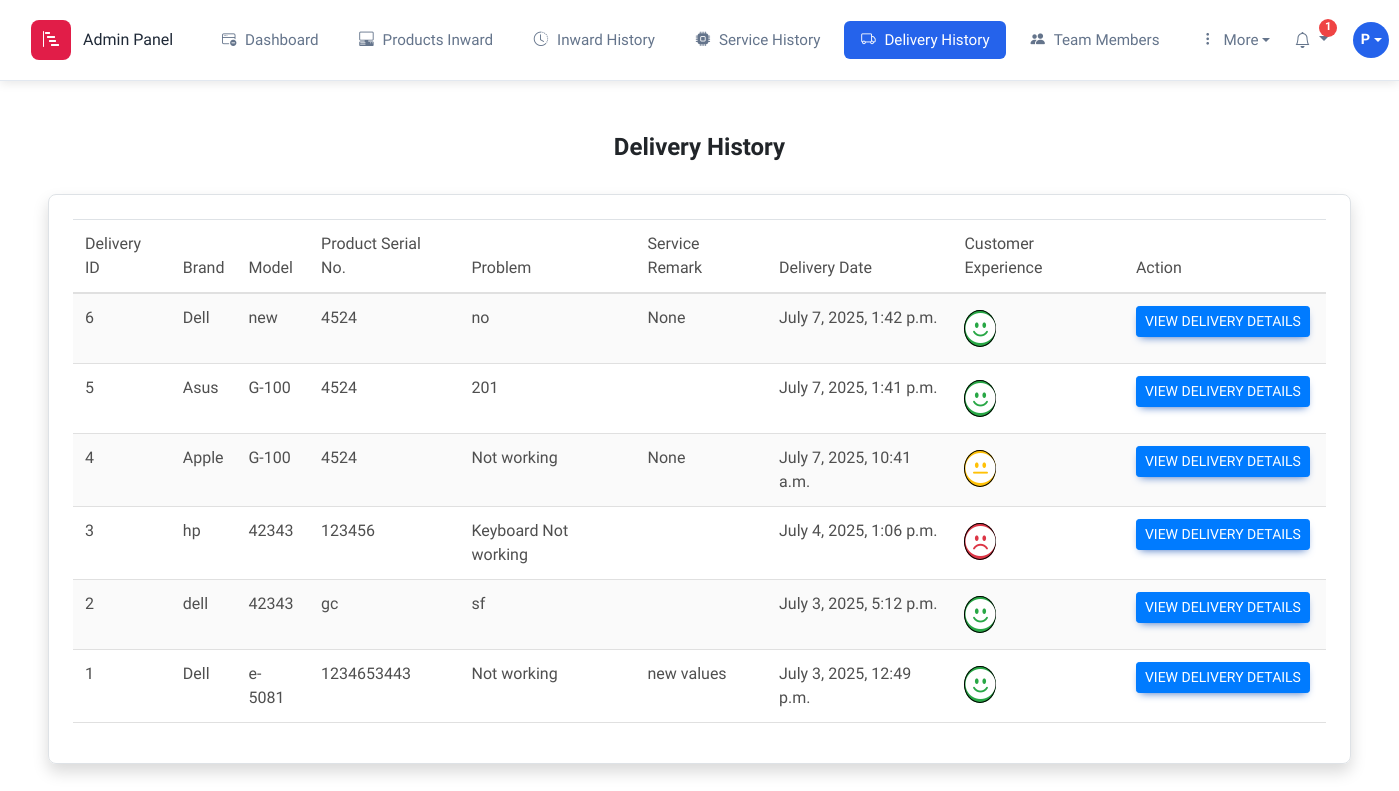
The app's page /deliveryHistory/ (signed in), older data.
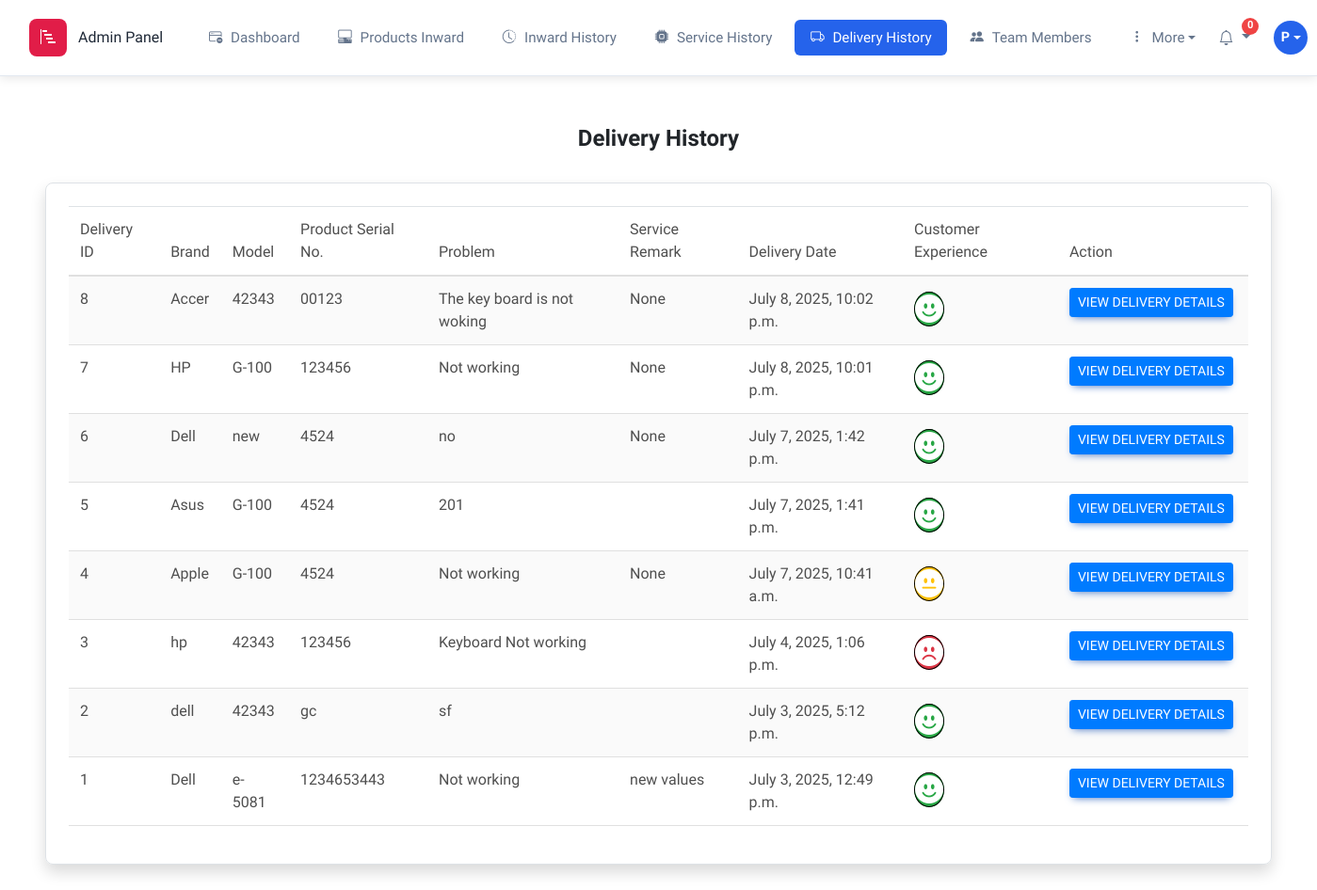
The same page, newer data.
### mainapp/models.py (models this page shows, shortened)
class User(AbstractUser):
    terms_accepted = models.BooleanField(default=True)
    profile_img = models.ImageField(upload_to='profile_pics/', null=True, blank=True)

class Delivery(models.Model):
    product = models.ForeignKey(ProductInward, on_delete=models.SET_NULL, null=True ,related_name='product')
    service = models.ForeignKey(Service, on_delete=models.SET_NULL, null=True ,related_name='service')
    customer = models.ForeignKey(Customer, on_delete=models.SET_NULL, null=True ,related_name='Customer')
    team = models.ForeignKey(Team, on_delete=models.SET_NULL, null=True ,related_name='team')
    deliveryDate = models.DateTimeField(auto_now_add=True)
    customerSatisfaction = models.CharField(max_length=20, choices=[
        ('Satisfied', 'Satisfied'),
        ('Neutral', 'Neutral'),
        ('Not Satisfied', 'Not Satisfied')
    ], null=True, blank=True)
    deliveredOnTime = models.CharField(max_length=20, choices=[
        ('Yes', 'Yes'),
        ('No', 'No'),
    ], null=True, blank=True)

class Service(models.Model):
    service_id = models.CharField(max_length=7, unique=True, editable=False)
    component = models.CharField(max_length=100, null=True)
    serviceRemark = models.CharField(max_length=100, null=True,blank=True)
    serviceStatus = models.CharField(max_length=30, null=True,blank=True)
    serviceCost = models.FloatField(default=0)
    serviceDate = models.DateField(auto_now=True)
    serviceTechnician = models.ForeignKey(Team, on_delete=models.SET_NULL, null=True, related_name='serviceTechnician')
    product = models.ForeignKey(ProductInward, on_delete=models.SET_NULL, null=True ,related_name='service')

class ProductInward(models.Model):
    serialNo = models.CharField(max_length=100)
    brand = models.CharField(max_length=50)
    model = models.CharField(max_length=50)
    problem = models.TextField()
    remark = models.TextField()
    inwardDate = models.DateTimeField(auto_now_add=True)
    commitmentDate = models.DateField()
    productStatus = models.CharField(max_length=30)
    productChecked = models.BooleanField(default=False)
    customer = models.ForeignKey(Customer, on_delete=models.SET_NULL, null=True ,related_name='product_inward')

### mainapp/views.py (the view)
# urls.py: path('deliveryHistory/', views.deliveryHistory, name="deliveryHistory"),
def deliveryHistory(request):
    services = Service.objects.all()
    if request.user.is_superuser:
        deliveries = Delivery.objects.all().order_by('-id')
    else:
        deliveries = Delivery.objects.filter(service__serviceTechnician__user = request.user).order_by('-id')
    context = {
        'services': services,
        'deliveries': deliveries
    }
    return render(request, 'deliveryHistory.html', context)

### mainapp/context_processors.py (called while the page is built)
def notification_context(request):
    context = {
        'notifications': None,
        'unread_count': 0,
        'unread_notifications': None,
        'recent_notifications': None,
    }
    if request.user.is_authenticated:
        notifications = Notification.objects.filter(user=request.user)
        unread_notifications = notifications.filter(is_read=False)
        unread_count = unread_notifications.count()
        recent_notifications = notifications.order_by('-created_at')[:10]
        context.update({
            'notifications': notifications,
            'unread_count': unread_count,
            'unread_notifications': unread_notifications,
            'recent_notifications': recent_notifications,
        })
    return context

### templates/deliveryHistory.html (shortened to what this page needs)
{% extends 'base.html' %}
{% block body %}
<section class="service-history">
    <div class="container-fluid p-5">
        <div class="row mb-2">
            <div class="col-lg-12">
                <p class="text-center h4 fw-bold mb-4 mx-1 mx-md-4 mt-1">Delivery History</p>
            </div>
        </div>
        <div class="container-fluid border shadow rounded-5 p-4">
            <div class="row">
                <div class="col-12">
                    <div class="table-responsive">
                        <table class="table table-striped table-hover w-100" id="ServiceTable">
                             <thead >
                            <tr>
                                <th>Delivery ID</th>
                                <th>Brand</th>
                                <th>Model</th>
                                <th>Product Serial No.</th>
                                <th>Problem</th>
                                <th>Service Remark</th>
                                <th>Delivery Date</th>
                                <th>Customer Experience</th>
                                <th>Action</th>
                            </tr>
                        </thead>
                        <tbody id="delivery-table-body">
                            {% for delivery in deliveries %}
                            <tr>
                                <td>{{ delivery.id }}</td>
                                <td>{{ delivery.service.product.brand }}</td>
                                <td>{{ delivery.service.product.model }}</td>
                                <td>{{ delivery.service.product.serialNo }}</td>
                                <td>{{ delivery.service.product.problem }}</td>
                                <td>{{ delivery.service.serviceRemark }}</td>
                                <td>{{ delivery.deliveryDate }}</td>
                                <td>
                                    {% if delivery.customerSatisfaction == 'Satisfied' %}<i class="bi bi-emoji-smile-fill rounded-circle bg-success" style="font-size: 30px; color: white; border: 1px solid black;"></i>
                                    {% elif delivery.customerSatisfaction == 'Neutral' %}<i class="bi bi-emoji-neutral-fill rounded-circle bg-warning" style="font-size: 30px; color: white; border: 1px solid black;"></i>
                                    {% else %}<i class=" bi bi-emoji-frown-fill rounded-circle bg-danger" style="font-size: 30px; color: white; border: 1px solid black;"></i>
                                    {% endif %}
                                    </td>
                                <td>
                                    <a href="{% url 'delivery_details' delivery.id %}" class="btn btn-sm btn-primary me-1">View Delivery Details</a>
                                </td>
                            </tr>
                            {% endfor %}
                        </tbody>
                        </table>
                    </div>
                </div>
            </div>
        </div>
    </div>
</section>
{% endblock body %}
{% block script %}
<link rel="stylesheet" href="https://cdn.datatables.net/1.13.6/css/dataTables.bootstrap5.min.css">
<link rel="stylesheet" href="https://cdn.datatables.net/buttons/2.4.2/css/buttons.bootstrap5.min.css">
<link rel="stylesheet" href="https://cdn.datatables.net/responsive/2.5.0/css/responsive.bootstrap5.min.css">
{% endblock script %}

### templates/base.html (shortened to what this page needs)
<!DOCTYPE html>
{% load static %}
<html lang="en">
<head>
    <link rel="stylesheet" href="https://cdnjs.cloudflare.com/ajax/libs/font-awesome/6.0.0/css/all.min.css" />
    <link rel="stylesheet" href="https://cdn.jsdelivr.net/npm/bootstrap-icons@1.13.1/font/bootstrap-icons.min.css">
    <link rel="stylesheet" href="{% static 'css/mdb.min.css' %}" />
    <link rel="stylesheet" href="{% static 'css/bootstrap.min.css' %}">
</head>
<body>
    {% url 'dashboard' as dashboard %}
    {% url 'inward' as inward %}
    {% url 'inwardHistory' as inwardHistory %}
    {% url 'Service' as Service %}
    {% url 'serviceHistory' as serviceHistory %}
    {% url 'deliveryHistory' as deliveryHistory %}
    {% url 'team' as team %}
    <header class="header sticky-top">
        {% if user.is_authenticated %}
        <nav class="navbar admin-navbar ">
            <div class="container-fluid">
                <div class="d-flex align-items-center justify-content-between w-100">
                    <a class="navbar-brand" href="{% url 'dashboard' %}">
                        <div class="brand-icon">
                            <i class="bi bi-bar-chart-steps"></i>
                        </div>
                        {% if request.user.is_superuser %}
                        <span>Admin Panel</span>
                        {% else %}
                        <span>Employee Panel</span>
                        {% endif %}
                    </a>
                    <div class="main-nav" id="mainNav">
                        <a href="{% url 'dashboard' %}"
                            class="nav-item-custom {% if request.path == dashboard %}active{% endif %}">
                            <i class="bi bi-window-dash"></i>
                            Dashboard
                        </a>
                        {% if request.user.is_superuser%}
                        <a href="{% url 'inward' %}"
                            class="nav-item-custom {% if request.path == inward %}active{% endif %}">
                            <i class="bi bi-pc-display-horizontal"></i>
                            Products Inward
                        </a>
                        <a href="{% url 'inwardHistory' %}"
                            class="nav-item-custom {% if request.path == inwardHistory %}active{% endif %}">
                            <i class="bi bi-clock-history"></i>
                            Inward History
                        </a>
                        {% endif %}
                        <a href="{% url 'serviceHistory' %}"
                            class="nav-item-custom {% if request.path == serviceHistory %}active{% endif %}">
                            <i class="bi bi-cpu-fill"></i>
                            Service History
                        </a>
                        <a href="{% url 'deliveryHistory' %}"
                            class="nav-item-custom {% if request.path == deliveryHistory %}active{% endif %}">
                            <i class="bi bi-truck"></i>
                            Delivery History
                        </a>
                        <a href="{% url 'team' %}"
                            class="nav-item-custom {% if request.path == team %}active{% endif %}">
                            <i class="bi bi-people-fill"></i>
                            Team Members
                        </a>
                        {% if request.user.is_superuser%}
                        <div class="dropdown">
                            <button class="nav-item-custom dropdown-toggle" type="button" data-bs-toggle="dropdown"
                                aria-expanded="false">
                                <i class="bi bi-three-dots-vertical"></i>
                                More
                            </button>
                        </div>
                        {% endif %}
                    </div>
                    <div class="right-section d-none d-lg-flex">
                        <div class="dropdown">
                            <button class="notification-btn dropdown-toggle" type="button" data-bs-toggle="dropdown"
                                aria-expanded="false">
                                <i class="bi bi-bell"></i>
                                <span class="notification-badge">{{ unread_count }}</span>
                            </button>
                        </div>
                        <div class="dropdown profile-dropdown">
                            <div class="profile-avatar dropdown-toggle" data-bs-toggle="dropdown" aria-expanded="false">
                                {{ user.first_name.0|default:"A" }}
                            </div>
                        </div>
                    </div>
                </div>
            </div>
        </nav>
        {% endif %}
    </header>
    {% block body %}
    {% endblock body %}
    {% block script %}{% endblock script %}
</body>
</html>

### templates/base.html (style rules this page uses)
* { font-family: "Barlow Condensed", sans-serif !important; font-weight: 500; font-style: normal; font-size: medium; }
.admin-navbar { background: white; box-shadow: 0 2px 10px rgba(0, 0, 0, 0.1); border-bottom: 1px solid #e2e8f0; padding: 0.75rem 0; position: sticky; top: 0; z-index: 1000; }
.navbar-brand { display: flex; align-items: center; font-weight: 700; font-size: 1.25rem; color: #1f2937 !important; text-decoration: none; padding: 0.5rem 1rem; border-radius: 8px; transition: all 0.2s ease; }
.navbar-brand .brand-icon { background: #e11d48; color: white; width: 40px; height: 40px; border-radius: 8px; display: flex; align-items: center; justify-content: center; margin-right: 0.75rem; font-size: 1.1rem; font-weight: 600; }
.main-nav { display: flex; align-items: center; gap: 0.5rem; }
.nav-item-custom { display: flex; align-items: center; color: #64748b; font-weight: 500; font-size: 0.95rem; padding: 0.5rem 1rem; border-radius: 6px; text-decoration: none; transition: all 0.2s ease; white-space: nowrap; border: none; background: none; cursor: pointer; }
.nav-item-custom.active { background: #2563eb; color: white; }
.nav-item-custom i { margin-right: 0.5rem; font-size: 0.9rem; width: 16px; text-align: center; }
.right-section { display: flex; align-items: center; gap: 1rem; }
.notification-btn { position: relative; background: none; border: none; color: #64748b; font-size: 1.1rem; padding: 0.5rem; border-radius: 6px; cursor: pointer; transition: all 0.2s ease; }
.notification-badge { position: absolute; top: 0; right: 0; background: #ef4444; color: white; border-radius: 50%; width: 18px; height: 18px; display: flex; align-items: center; justify-content: center; font-size: 0.7rem; font-weight: 600; }
.profile-avatar { width: 36px; height: 36px; border-radius: 50%; background: #2563eb; color: white; display: flex; align-items: center; justify-content: center; font-weight: 600; font-size: 0.9rem; cursor: pointer; transition: all 0.2s ease; }
.dropdown { position: relative; }
.profile-dropdown { position: relative; }

### templates/deliveryHistory.html (style rules this page uses)
#ServiceTable { width: 100% !important; table-layout: auto; }

Row changes from the older to the newer data that the page shows:
added Delivery: id "8", service.product.brand "Accer", service.product.model "42343", service.product.serialNo "00123", service.product.problem "The key board is not woking", service.serviceRemark "None", deliveryDate "July 8, 2025, 10:02 p.m.", customerSatisfaction "Satisfied" (drawn)
added Delivery: id "7", service.product.brand "HP", service.product.model "G-100", service.product.serialNo "123456", service.product.problem "Not working", service.serviceRemark "None", deliveryDate "July 8, 2025, 10:01 p.m.", customerSatisfaction "Satisfied" (drawn)
Text that changed along with them:
{{ unread_count }}: "1" → "0"
